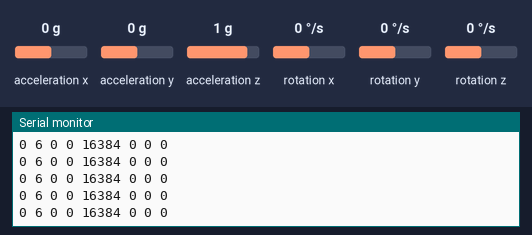
A sketch run on a simulated Arduino Uno, built with avr-gcc and run on an emulated ATmega328P. On the bench: the last lines printed to the serial monitor. Wiring (inferred from the names in the program): MPU-6050 motion sensor at I2C address 0x68. Inputs (shaded band) come from the test bench; at power-on: acceleration x 0 g, acceleration y 0 g, acceleration z 1 g, rotation x 0 °/s, rotation y 0 °/s, rotation z 0 °/s.

Above: at 1.2 s.
1.3 s: acceleration x set to -1.4 g
At 2.3 s:
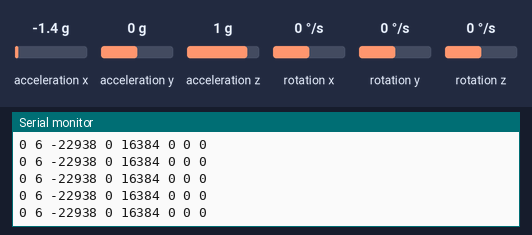
4.3 s: acceleration y set to -1.4 g
At 4.8 s:
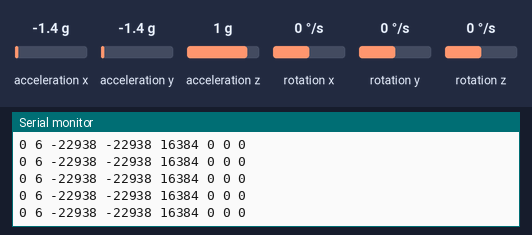
7.3 s: acceleration z set to -1.4 g
At 7.9 s:
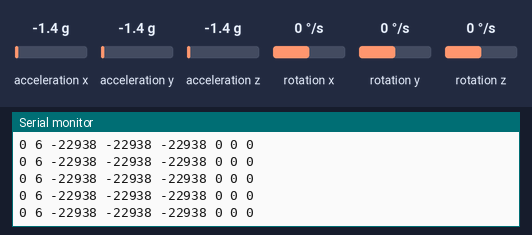
10.3 s: rotation x set to -192 °/s
At 11.0 s:
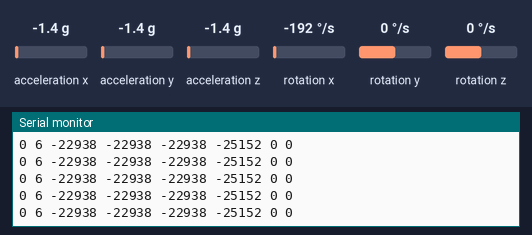
13.3 s: rotation y set to 100 °/s
At 13.44 s:
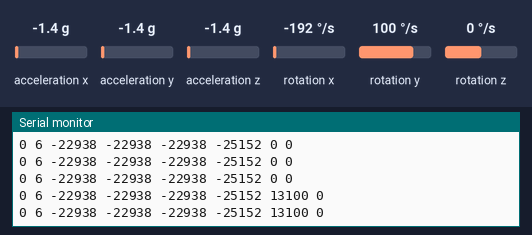

The sketch:

Arduino_MPU6050.ino
```cpp
#include<Wire.h>

const int MPU = 0x68;
int AcX, AcY, AcZ, Tmp, GyX, GyY, GyZ;
char sendMsg[1000];

void setup() {
  Serial.begin(9600);
  Wire.begin();
  Wire.beginTransmission(MPU);
  Wire.write(0x6B);

  // Inicializa o MPU-6050
  Wire.write(0);
  Wire.endTransmission(true);

  // Configuração
  Wire.beginTransmission(MPU);
  Wire.write(0x1C);
  // Registrador 0x1C: XA_ST | YA_ST | ZA_ST | AFS_SEL[1:0] | 0 | 0 | 0
  Wire.write(0b00000000);    // Full Scale Range +/- 2G
  // Wire.write(0b00001000); // Full Scale Range +/- 4G
  // Wire.write(0b00010000); // Full Scale Range +/- 8G
  // Wire.write(0b00011000); // Full Scale Range +/- 16G
  Wire.endTransmission(true);
}

void loop() {
  Wire.beginTransmission(MPU);
  Wire.write(0x3B); // Registrador inicial: 0x3B (ACCEL_XOUT_H)
  Wire.endTransmission(false);
  Wire.requestFrom(MPU, 14, true); // 6 Acc +2 Temp +6 Gyro

  //Armazena o valor dos sensores nas variaveis correspondentes
  //  for (int i = 0; i < 7; i++) {
  //    Sens[i] = Wire.read() << 8 | Wire.read();
  //  }
  AcX = Wire.read() << 8 | Wire.read(); //0x3B (ACCEL_XOUT_H) & 0x3C (ACCEL_XOUT_L)
  AcY = Wire.read() << 8 | Wire.read(); //0x3D (ACCEL_YOUT_H) & 0x3E (ACCEL_YOUT_L)
  AcZ = Wire.read() << 8 | Wire.read(); //0x3F (ACCEL_ZOUT_H) & 0x40 (ACCEL_ZOUT_L)
  Tmp = Wire.read() << 8 | Wire.read(); //0x41 (TEMP_OUT_H) & 0x42 (TEMP_OUT_L)
  GyX = Wire.read() << 8 | Wire.read(); //0x43 (GYRO_XOUT_H) & 0x44 (GYRO_XOUT_L)
  GyY = Wire.read() << 8 | Wire.read(); //0x45 (GYRO_YOUT_H) & 0x46 (GYRO_YOUT_L)
  GyZ = Wire.read() << 8 | Wire.read(); //0x47 (GYRO_ZOUT_H) & 0x48 (GYRO_ZOUT_L)

  sprintf(sendMsg, "0 6 %d %d %d %d %d %d", AcX, AcY, AcZ, GyX, GyY, GyZ);
  Serial.println(sendMsg);
}
```

Measured:
- after the input at 1.3 s, the serial monitor: prints a new line after 0.08 s (image 1)
- after the input at 4.3 s, the serial monitor: prints a new line after 0.08 s (image 2)
- after the input at 7.3 s, the serial monitor: prints a new line after 0.08 s (image 3)
- after the input at 10.3 s, the serial monitor: prints a new line after 0.07 s (image 4)
- after the input at 13.3 s, the serial monitor: prints a new line after 0.08 s (image 5)
